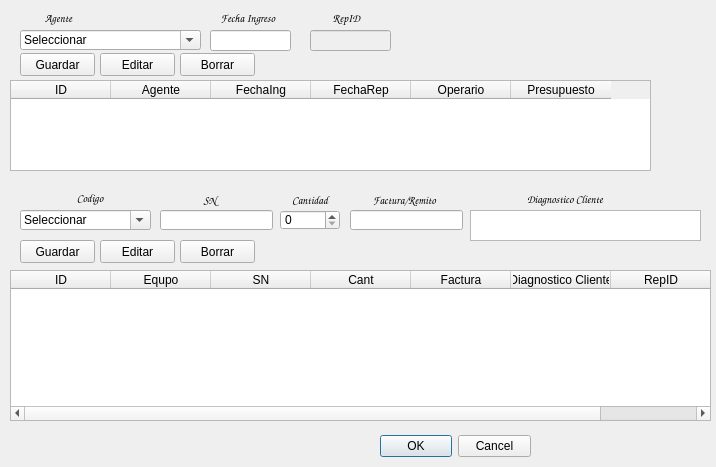
<?xml version="1.0" encoding="UTF-8"?>
<ui version="4.0">
 <class>Ingreso</class>
 <widget class="QDialog" name="Ingreso">
  <property name="geometry">
   <rect>
    <x>0</x>
    <y>0</y>
    <width>716</width>
    <height>467</height>
   </rect>
  </property>
  <property name="windowTitle">
   <string>Ingreso</string>
  </property>
  <widget class="QDialogButtonBox" name="buttonBox">
   <property name="geometry">
    <rect>
     <x>380</x>
     <y>430</y>
     <width>151</width>
     <height>32</height>
    </rect>
   </property>
   <property name="orientation">
    <enum>Qt::Horizontal</enum>
   </property>
   <property name="standardButtons">
    <set>QDialogButtonBox::Cancel|QDialogButtonBox::Ok</set>
   </property>
  </widget>
  <widget class="QPushButton" name="IngEditar">
   <property name="geometry">
    <rect>
     <x>100</x>
     <y>240</y>
     <width>75</width>
     <height>23</height>
    </rect>
   </property>
   <property name="text">
    <string>Editar</string>
   </property>
  </widget>
  <widget class="QComboBox" name="Agente">
   <property name="geometry">
    <rect>
     <x>20</x>
     <y>30</y>
     <width>181</width>
     <height>20</height>
    </rect>
   </property>
   <property name="editable">
    <bool>true</bool>
   </property>
   <item>
    <property name="text">
     <string>Seleccionar</string>
    </property>
   </item>
  </widget>
  <widget class="QSpinBox" name="IngCant">
   <property name="geometry">
    <rect>
     <x>280</x>
     <y>210</y>
     <width>60</width>
     <height>20</height>
    </rect>
   </property>
  </widget>
  <widget class="QPushButton" name="RepBorrar">
   <property name="geometry">
    <rect>
     <x>180</x>
     <y>53</y>
     <width>75</width>
     <height>23</height>
    </rect>
   </property>
   <property name="text">
    <string>Borrar</string>
   </property>
  </widget>
  <widget class="QTableWidget" name="RepTabla">
   <property name="geometry">
    <rect>
     <x>10</x>
     <y>80</y>
     <width>641</width>
     <height>91</height>
    </rect>
   </property>
   <property name="editTriggers">
    <set>QAbstractItemView::AnyKeyPressed|QAbstractItemView::EditKeyPressed</set>
   </property>
   <column>
    <property name="text">
     <string>ID</string>
    </property>
   </column>
   <column>
    <property name="text">
     <string>Agente</string>
    </property>
   </column>
   <column>
    <property name="text">
     <string>FechaIng</string>
    </property>
   </column>
   <column>
    <property name="text">
     <string>FechaRep</string>
    </property>
   </column>
   <column>
    <property name="text">
     <string>Operario</string>
    </property>
   </column>
   <column>
    <property name="text">
     <string>Presupuesto</string>
    </property>
   </column>
  </widget>
  <widget class="QPushButton" name="IngGuardar">
   <property name="geometry">
    <rect>
     <x>20</x>
     <y>240</y>
     <width>75</width>
     <height>23</height>
    </rect>
   </property>
   <property name="text">
    <string>Guardar</string>
   </property>
  </widget>
  <widget class="QLabel" name="label_49">
   <property name="geometry">
    <rect>
     <x>20</x>
     <y>190</y>
     <width>140</width>
     <height>16</height>
    </rect>
   </property>
   <property name="font">
    <font>
     <family>Comic Sans MS</family>
     <pointsize>8</pointsize>
     <weight>75</weight>
     <bold>true</bold>
    </font>
   </property>
   <property name="text">
    <string>Codigo</string>
   </property>
   <property name="alignment">
    <set>Qt::AlignCenter</set>
   </property>
  </widget>
  <widget class="QPushButton" name="IngBorrar">
   <property name="geometry">
    <rect>
     <x>180</x>
     <y>240</y>
     <width>75</width>
     <height>23</height>
    </rect>
   </property>
   <property name="text">
    <string>Borrar</string>
   </property>
  </widget>
  <widget class="QLabel" name="lID_33">
   <property name="geometry">
    <rect>
     <x>210</x>
     <y>10</y>
     <width>76</width>
     <height>16</height>
    </rect>
   </property>
   <property name="font">
    <font>
     <family>Comic Sans MS</family>
     <pointsize>8</pointsize>
     <weight>75</weight>
     <bold>true</bold>
    </font>
   </property>
   <property name="text">
    <string>Fecha Ingreso</string>
   </property>
   <property name="alignment">
    <set>Qt::AlignCenter</set>
   </property>
  </widget>
  <widget class="QLabel" name="label_50">
   <property name="geometry">
    <rect>
     <x>280</x>
     <y>190</y>
     <width>60</width>
     <height>20</height>
    </rect>
   </property>
   <property name="font">
    <font>
     <family>Comic Sans MS</family>
     <pointsize>8</pointsize>
     <weight>75</weight>
     <bold>true</bold>
    </font>
   </property>
   <property name="text">
    <string>Cantidad</string>
   </property>
   <property name="alignment">
    <set>Qt::AlignCenter</set>
   </property>
  </widget>
  <widget class="QLineEdit" name="ID_Rep">
   <property name="enabled">
    <bool>false</bool>
   </property>
   <property name="geometry">
    <rect>
     <x>310</x>
     <y>30</y>
     <width>81</width>
     <height>21</height>
    </rect>
   </property>
   <property name="font">
    <font>
     <family>Times New Roman</family>
     <pointsize>9</pointsize>
     <weight>75</weight>
     <bold>true</bold>
    </font>
   </property>
   <property name="contextMenuPolicy">
    <enum>Qt::DefaultContextMenu</enum>
   </property>
   <property name="layoutDirection">
    <enum>Qt::LeftToRight</enum>
   </property>
   <property name="inputMethodHints">
    <set>Qt::ImhDate|Qt::ImhSensitiveData</set>
   </property>
   <property name="text">
    <string/>
   </property>
   <property name="maxLength">
    <number>10</number>
   </property>
   <property name="alignment">
    <set>Qt::AlignCenter</set>
   </property>
  </widget>
  <widget class="QLabel" name="label_51">
   <property name="geometry">
    <rect>
     <x>470</x>
     <y>190</y>
     <width>190</width>
     <height>19</height>
    </rect>
   </property>
   <property name="font">
    <font>
     <family>Comic Sans MS</family>
     <pointsize>8</pointsize>
     <weight>75</weight>
     <bold>true</bold>
    </font>
   </property>
   <property name="text">
    <string>Diagnostico Cliente</string>
   </property>
   <property name="alignment">
    <set>Qt::AlignCenter</set>
   </property>
  </widget>
  <widget class="QTableWidget" name="IngresoTabla">
   <property name="geometry">
    <rect>
     <x>10</x>
     <y>270</y>
     <width>701</width>
     <height>151</height>
    </rect>
   </property>
   <column>
    <property name="text">
     <string>ID</string>
    </property>
   </column>
   <column>
    <property name="text">
     <string>Equpo</string>
    </property>
   </column>
   <column>
    <property name="text">
     <string>SN</string>
    </property>
   </column>
   <column>
    <property name="text">
     <string>Cant</string>
    </property>
   </column>
   <column>
    <property name="text">
     <string>Factura</string>
    </property>
   </column>
   <column>
    <property name="text">
     <string>Diagnostico Cliente</string>
    </property>
   </column>
   <column>
    <property name="text">
     <string>RepID</string>
    </property>
   </column>
  </widget>
  <widget class="QPushButton" name="RepEditar">
   <property name="geometry">
    <rect>
     <x>100</x>
     <y>53</y>
     <width>75</width>
     <height>23</height>
    </rect>
   </property>
   <property name="text">
    <string>Editar</string>
   </property>
  </widget>
  <widget class="QTextEdit" name="IngCom">
   <property name="geometry">
    <rect>
     <x>470</x>
     <y>210</y>
     <width>231</width>
     <height>31</height>
    </rect>
   </property>
   <property name="html">
    <string>&lt;!DOCTYPE HTML PUBLIC &quot;-//W3C//DTD HTML 4.0//EN&quot; &quot;http://www.w3.org/TR/REC-html40/strict.dtd&quot;&gt;
&lt;html&gt;&lt;head&gt;&lt;meta name=&quot;qrichtext&quot; content=&quot;1&quot; /&gt;&lt;style type=&quot;text/css&quot;&gt;
p, li { white-space: pre-wrap; }
&lt;/style&gt;&lt;/head&gt;&lt;body style=&quot; font-family:'MS Shell Dlg 2'; font-size:8.25pt; font-weight:400; font-style:normal;&quot;&gt;
&lt;p style=&quot;-qt-paragraph-type:empty; margin-top:0px; margin-bottom:0px; margin-left:0px; margin-right:0px; -qt-block-indent:0; text-indent:0px;&quot;&gt;&lt;br /&gt;&lt;/p&gt;&lt;/body&gt;&lt;/html&gt;</string>
   </property>
  </widget>
  <widget class="QPushButton" name="RepGuardar">
   <property name="geometry">
    <rect>
     <x>20</x>
     <y>53</y>
     <width>75</width>
     <height>23</height>
    </rect>
   </property>
   <property name="text">
    <string>Guardar</string>
   </property>
  </widget>
  <widget class="QLineEdit" name="FIngreso">
   <property name="geometry">
    <rect>
     <x>210</x>
     <y>30</y>
     <width>81</width>
     <height>21</height>
    </rect>
   </property>
   <property name="font">
    <font>
     <family>Times New Roman</family>
     <pointsize>9</pointsize>
     <weight>75</weight>
     <bold>true</bold>
    </font>
   </property>
   <property name="contextMenuPolicy">
    <enum>Qt::DefaultContextMenu</enum>
   </property>
   <property name="layoutDirection">
    <enum>Qt::LeftToRight</enum>
   </property>
   <property name="inputMethodHints">
    <set>Qt::ImhDate|Qt::ImhSensitiveData</set>
   </property>
   <property name="text">
    <string/>
   </property>
   <property name="maxLength">
    <number>10</number>
   </property>
   <property name="alignment">
    <set>Qt::AlignCenter</set>
   </property>
  </widget>
  <widget class="QLabel" name="label_6">
   <property name="geometry">
    <rect>
     <x>40</x>
     <y>10</y>
     <width>37</width>
     <height>16</height>
    </rect>
   </property>
   <property name="font">
    <font>
     <family>Comic Sans MS</family>
     <pointsize>8</pointsize>
     <weight>75</weight>
     <bold>true</bold>
    </font>
   </property>
   <property name="text">
    <string>Agente</string>
   </property>
   <property name="alignment">
    <set>Qt::AlignCenter</set>
   </property>
  </widget>
  <widget class="QComboBox" name="IngEquipo">
   <property name="geometry">
    <rect>
     <x>20</x>
     <y>210</y>
     <width>131</width>
     <height>20</height>
    </rect>
   </property>
   <property name="editable">
    <bool>true</bool>
   </property>
   <item>
    <property name="text">
     <string>Seleccionar</string>
    </property>
   </item>
  </widget>
  <widget class="QLabel" name="lID_34">
   <property name="geometry">
    <rect>
     <x>330</x>
     <y>10</y>
     <width>33</width>
     <height>16</height>
    </rect>
   </property>
   <property name="font">
    <font>
     <family>Comic Sans MS</family>
     <pointsize>8</pointsize>
     <weight>75</weight>
     <bold>true</bold>
    </font>
   </property>
   <property name="text">
    <string>RepID</string>
   </property>
   <property name="alignment">
    <set>Qt::AlignCenter</set>
   </property>
  </widget>
  <widget class="QLineEdit" name="IngSN">
   <property name="geometry">
    <rect>
     <x>160</x>
     <y>210</y>
     <width>113</width>
     <height>20</height>
    </rect>
   </property>
  </widget>
  <widget class="QLineEdit" name="IngFac">
   <property name="geometry">
    <rect>
     <x>350</x>
     <y>210</y>
     <width>113</width>
     <height>20</height>
    </rect>
   </property>
  </widget>
  <widget class="QLabel" name="label_52">
   <property name="geometry">
    <rect>
     <x>180</x>
     <y>190</y>
     <width>60</width>
     <height>20</height>
    </rect>
   </property>
   <property name="font">
    <font>
     <family>Comic Sans MS</family>
     <pointsize>8</pointsize>
     <weight>75</weight>
     <bold>true</bold>
    </font>
   </property>
   <property name="text">
    <string>SN</string>
   </property>
   <property name="alignment">
    <set>Qt::AlignCenter</set>
   </property>
  </widget>
  <widget class="QLabel" name="label_53">
   <property name="geometry">
    <rect>
     <x>349</x>
     <y>190</y>
     <width>111</width>
     <height>20</height>
    </rect>
   </property>
   <property name="font">
    <font>
     <family>Comic Sans MS</family>
     <pointsize>8</pointsize>
     <weight>75</weight>
     <bold>true</bold>
    </font>
   </property>
   <property name="text">
    <string>Factura/Remito</string>
   </property>
   <property name="alignment">
    <set>Qt::AlignCenter</set>
   </property>
  </widget>
 </widget>
 <resources/>
 <connections>
  <connection>
   <sender>buttonBox</sender>
   <signal>accepted()</signal>
   <receiver>Ingreso</receiver>
   <slot>accept()</slot>
   <hints>
    <hint type="sourcelabel">
     <x>248</x>
     <y>254</y>
    </hint>
    <hint type="destinationlabel">
     <x>157</x>
     <y>274</y>
    </hint>
   </hints>
  </connection>
  <connection>
   <sender>buttonBox</sender>
   <signal>rejected()</signal>
   <receiver>Ingreso</receiver>
   <slot>reject()</slot>
   <hints>
    <hint type="sourcelabel">
     <x>316</x>
     <y>260</y>
    </hint>
    <hint type="destinationlabel">
     <x>286</x>
     <y>274</y>
    </hint>
   </hints>
  </connection>
 </connections>
</ui>
